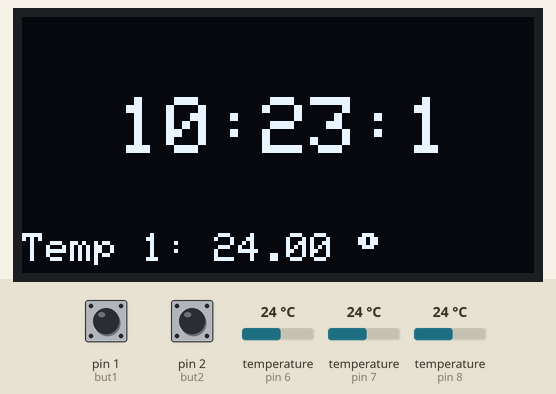
Simulated run of this sketch. Board: Arduino Uno, built with avr-gcc and run on an emulated ATmega328P. On the bench: 128×64 one-colour display. The test bench sets the inputs (shaded band); at power-on: pin 1 (but1) LOW, temperature (sensors on pin 8, pin 6, pin 7) 24 °C, pin 2 (but2) LOW. The local clock reads 2024-03-15 10:24:30 at power-on unless the sketch sets it.

Above: at 1.3 s.
1.4 s: pin 1 (but1) pulled HIGH for 0.15 s
At 2.9 s:
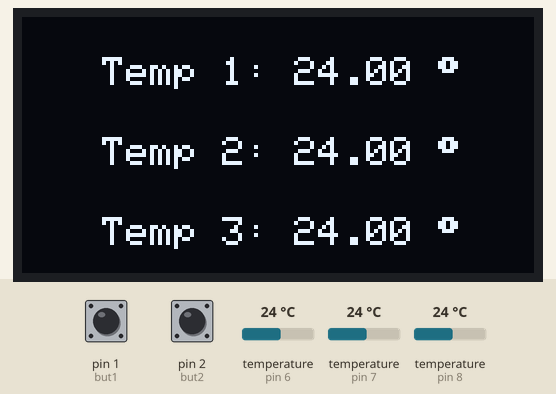
4.5 s: temperature (sensor on pin 8) set to 12 °C
At 6.0 s:
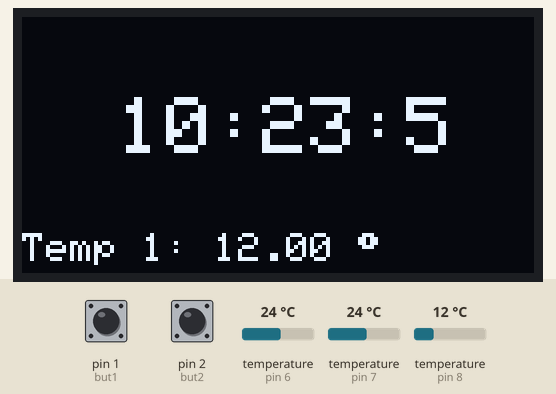
6.7 s: pin 2 (but2) pulled HIGH for 1 s
9.2 s: pin 1 (but1) pulled HIGH for 1 s
At 10.7 s:
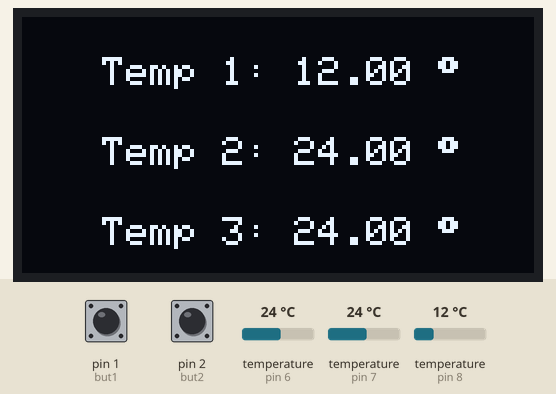
13.2 s: temperature (sensor on pin 8) set to 19 °C
At 14.0 s:
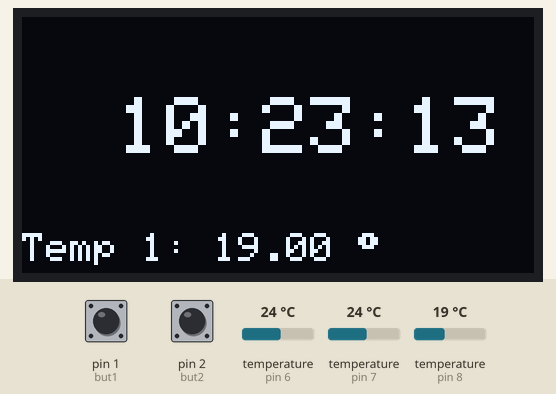
15.7 s: pin 2 (but2) pulled HIGH for 1 s
Timing chart, 0 to 18.7 s (numbered marks = the images above; inputs shaded):
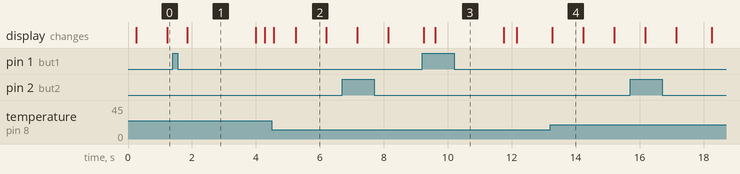

The sketch:

sketch_display.ino
```cpp
#include <SPI.h>
#include <Wire.h>
#include <DS3231.h>
#include <Adafruit_GFX.h>
#include <Adafruit_SSD1306.h>
#include <OneWire.h>
#include <DallasTemperature.h>

#define ONE_WIRE_BUS 8
#define TWO_WIRE_BUS 7
#define THREE_WIRE_BUS 6
#define TEMPERATURE_PRECISION 9

const byte but1 = 1;
const byte but2 = 2;

OneWire oneWire(ONE_WIRE_BUS);
DallasTemperature sensors1(&oneWire);
DeviceAddress Thermometer1;

OneWire twoWire(TWO_WIRE_BUS);
DallasTemperature sensors2(&twoWire);
DeviceAddress Thermometer2;

OneWire threeWire(THREE_WIRE_BUS);
DallasTemperature sensors3(&threeWire);
DeviceAddress Thermometer3;

float temp1 = 0.0;
float temp2 = 0.0;
float temp3 = 0.0;

#define SCREEN_WIDTH 128
#define SCREEN_HEIGHT 64

#define OLED_MOSI   9
#define OLED_CLK   10
#define OLED_DC    11
#define OLED_CS    12
#define OLED_RESET 13
Adafruit_SSD1306 display(SCREEN_WIDTH, SCREEN_HEIGHT, OLED_MOSI, OLED_CLK, OLED_DC, OLED_RESET, OLED_CS);

DS3231 clock;
RTCDateTime dt;

void setup() {
  pinMode (but1, INPUT);
  pinMode (but2, INPUT);

  display.begin(SSD1306_SWITCHCAPVCC);
  display.setTextSize(1);
  display.setTextColor(WHITE);
  display.clearDisplay();
  clock.begin();
  clock.setDateTime(2019, 2, 8, 10, 23, 00);

  sensors1.begin();
  sensors1.getAddress(Thermometer1, 0);
  sensors1.setResolution(Thermometer1, TEMPERATURE_PRECISION);

  sensors2.begin();
  sensors2.getAddress(Thermometer2, 0);
  sensors2.setResolution(Thermometer2, TEMPERATURE_PRECISION);

  sensors3.begin();
  sensors3.getAddress(Thermometer3, 0);
  sensors3.setResolution(Thermometer3, TEMPERATURE_PRECISION);
}

void loop() {
  display.clearDisplay();
  dt = clock.getDateTime();
  sensors1.requestTemperatures();
  temp1 = sensors1.getTempC(Thermometer1);

  display.setTextSize(2);
  display.setCursor(24, 20);
  display.print(dt.hour);
  display.print(":");
  display.print(dt.minute);
  display.print(":");
  display.print(dt.second);
  display.setTextSize(1);
  display.setCursor(0, 54);
  display.print("Temp 1: " + String(temp1) + " ");
  display.print((char)247);
  display.display();

  if(digitalRead (but1) == HIGH){
    sensors1.requestTemperatures();
    temp1 = sensors1.getTempC(Thermometer1);
    sensors2.requestTemperatures();
    temp2 = sensors2.getTempC(Thermometer2);
    sensors3.requestTemperatures();
    temp3 = sensors3.getTempC(Thermometer3);

    display.clearDisplay();
    display.setTextSize(1);

    display.setCursor(20, 10);
    display.print("Temp 1: " + String(temp1) + " ");
    display.print((char)247);

    display.setCursor(20, 30);
    display.print("Temp 2: " + String(temp2) + " ");
    display.print((char)247);

    display.setCursor(20, 50);
    display.print("Temp 3: " + String(temp3) + " ");
    display.print((char)247);

    display.display();
    delay (2000);
  }

  if(digitalRead (but2) == HIGH){
    display.startscrollright(0x00, 0x0F);
  }
  else{
    display.stopscroll();
  }
}
```

Measured:
- after the input at 1.4 s, the display: changes after 0.45 s (image 1)
- after the input at 9.2 s, the display: first differs from a run without the input after 0.41 s (image 3)
- what the display in image 1 shows lasts 2.1 s, from 1.9 s to 4.0 s
- what the display in image 2 shows lasts 1.0 s, from 5.2 s to 6.2 s
